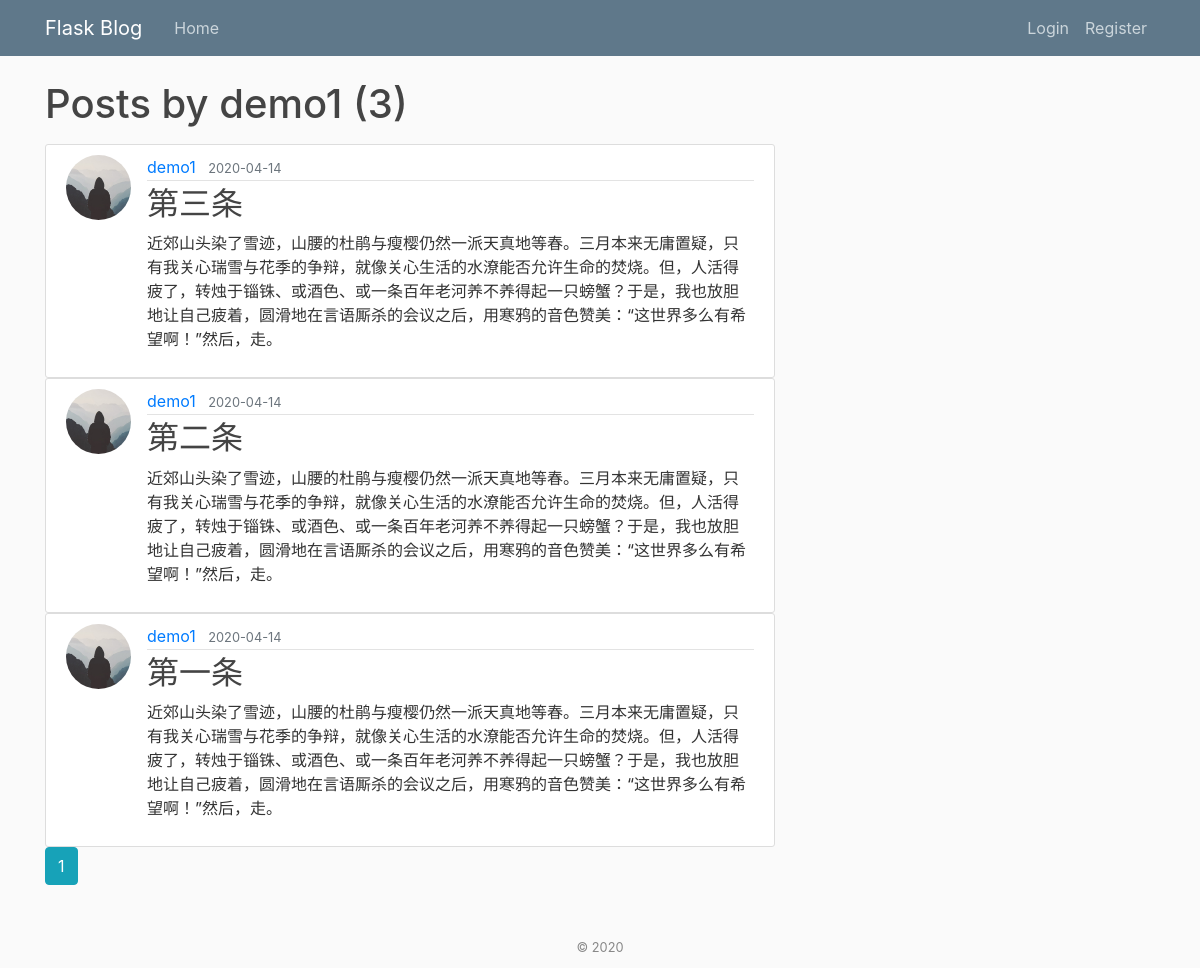
The app's page /user/demo1 with its own data.
### flaskblog/models.py (models this page shows, shortened)
class User(db.Model, UserMixin):
    id = db.Column(db.Integer, primary_key=True)
    username = db.Column(db.String(20), unique=True, nullable=False)
    email = db.Column(db.String(120), unique=True, nullable=False)
    image_file = db.Column(db.String(20), nullable=False, default='default.jpg')
    password = db.Column(db.String(60), nullable=False)
    posts = db.relationship('Post', backref='author', lazy=True)
    comments = db.relation('Comment', backref='author', lazy=True)
    star_posts = db.relationship('Post', secondary=user_star_post, backref='star_posts', lazy=True)
    like_posts = db.relationship('Post', secondary=user_like_post, backref='like_posts', lazy=True)

class Post(db.Model):
    id = db.Column(db.Integer, primary_key=True)
    title = db.Column(db.String(100), nullable=False)
    position = db.Column(db.String(100), nullable=False)
    date_posted = db.Column(db.DateTime, nullable=False, default=datetime.utcnow)
    content = db.Column(db.Text, nullable=False)
    image_file = db.Column(db.String(20), nullable=False, default='default.jpg')
    user_id = db.Column(db.Integer, db.ForeignKey('user.id'), nullable=False)
    comments = db.relation('Comment', backref='posted', lazy=True)
    like_count = db.Column(db.Integer, nullable=False, default=0)
    star_count = db.Column(db.Integer, nullable=False, default=0)
    post_type = db.Column(db.Integer, nullable=False)

### flaskblog/users/routes.py (the view)
@users.route("/user/<string:username>")
def user_posts(username):
    page = request.args.get('page', 1, type=int)
    user = User.query.filter_by(username=username).first_or_404()
    posts = Post.query.filter_by(author=user)\
        .order_by(Post.date_posted.desc())\
        .paginate(page=page, per_page=5)
    return render_template('user_posts.html', posts=posts, user=user)

### flaskblog/templates/user_posts.html
{% extends "layout.html" %}
{% block content %}
    <h1 class="mb-3">Posts by {{ user.username }} ({{ posts.total }})</h1>
    {% for post in posts.items %}
        <article class="media content-section">
          <img class="rounded-circle article-img" src="{{ url_for('static', filename='profile_pics/' + post.author.image_file) }}">
          <div class="media-body">
            <div class="article-metadata">
              <a class="mr-2" href="{{ url_for('users.user_posts', username=post.author.username) }}">{{ post.author.username }}</a>
              <small class="text-muted">{{ post.date_posted.strftime('%Y-%m-%d') }}</small>
            </div>
            <h2><a class="article-title" href="{{ url_for('posts.post', post_id=post.id) }}">{{ post.title }}</a></h2>
            <p class="article-content">{{ post.content }}</p>
          </div>
        </article>
    {% endfor %}
    {% for page_num in posts.iter_pages(left_edge=1, right_edge=1, left_current=1, right_current=2) %}
      {% if page_num %}
        {% if posts.page == page_num %}
          <a class="btn btn-info mb-4" href="{{ url_for('users.user_posts', username=user.username, page=page_num) }}">{{ page_num }}</a>
        {% else %}
          <a class="btn btn-outline-info mb-4" href="{{ url_for('users.user_posts', username=user.username, page=page_num) }}">{{ page_num }}</a>
        {% endif %}
      {% else %}
        ...
      {% endif %}
    {% endfor %}
{% endblock content %}

### flaskblog/static/main.css (style rules this page uses)
body { background: #fafafa; color: #333333; margin-top: 5rem; }
h1, h2, h3, h4, h5, h6 { color: #444444; }
.content-section { background: #ffffff; padding: 10px 20px; border: 1px solid #dddddd; border-radius: 3px; }
.article-title { color: #444444; }
.article-content { white-space: pre-line; }
.article-img { height: 65px; width: 65px; margin-right: 16px; }
.article-metadata { padding-bottom: 1px; margin-bottom: 4px; border-bottom: 1px solid #e3e3e3 }

### records on screen
User: username "demo1"
Post: image_file (placeholder picture), author.username "demo1", date_posted "2020-04-14", title "第三条", content "近郊山头染了雪迹，山腰的杜鹃与瘦樱仍然一派天真地等春。三月本来无庸置疑，只有我关心瑞雪与花季的争辩，就像关心生活的水潦能否允许生命的焚烧。但，人活得疲了，转烛于锱铢、或酒色、或一条百年老河养不养得起一只螃蟹？于是，我也放胆地让自己疲着，圆滑地在言语厮杀的会议之后，用寒鸦的音色赞美：“这世界多么有希望啊！”然后，走。"
Post: image_file (placeholder picture), author.username "demo1", date_posted "2020-04-14", title "第二条", content "近郊山头染了雪迹，山腰的杜鹃与瘦樱仍然一派天真地等春。三月本来无庸置疑，只有我关心瑞雪与花季的争辩，就像关心生活的水潦能否允许生命的焚烧。但，人活得疲了，转烛于锱铢、或酒色、或一条百年老河养不养得起一只螃蟹？于是，我也放胆地让自己疲着，圆滑地在言语厮杀的会议之后，用寒鸦的音色赞美：“这世界多么有希望啊！”然后，走。"
Post: image_file (placeholder picture), author.username "demo1", date_posted "2020-04-14", title "第一条", content "近郊山头染了雪迹，山腰的杜鹃与瘦樱仍然一派天真地等春。三月本来无庸置疑，只有我关心瑞雪与花季的争辩，就像关心生活的水潦能否允许生命的焚烧。但，人活得疲了，转烛于锱铢、或酒色、或一条百年老河养不养得起一只螃蟹？于是，我也放胆地让自己疲着，圆滑地在言语厮杀的会议之后，用寒鸦的音色赞美：“这世界多么有希望啊！”然后，走。"

### other values on screen
{{ posts.total }} "3"
{{ page_num }} "1"
